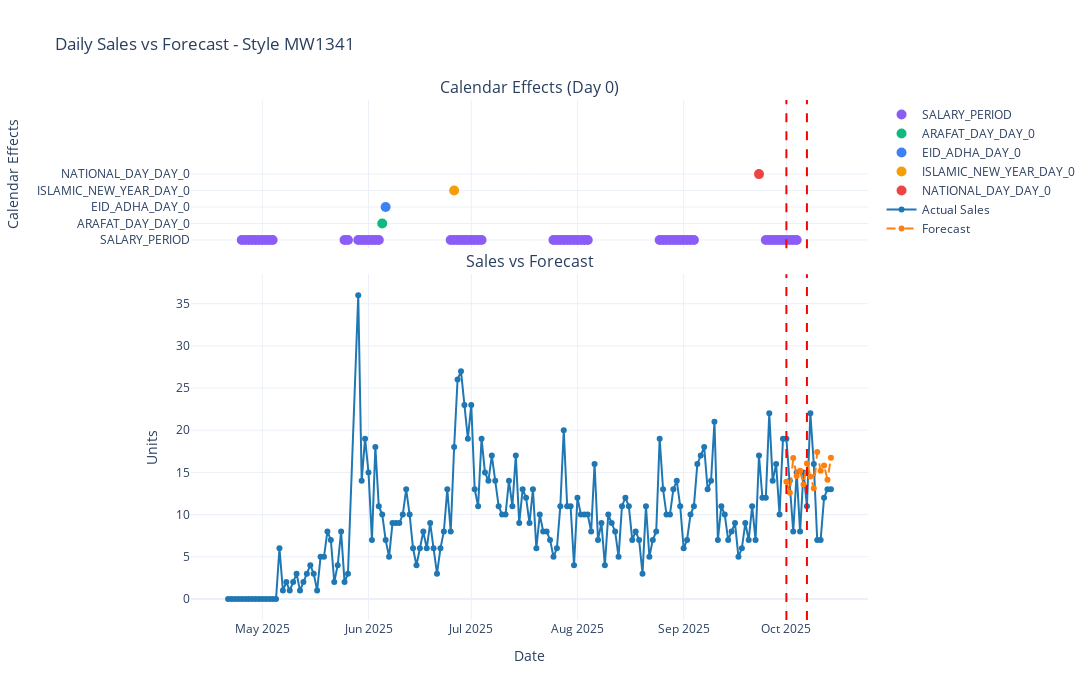

The notebook cell this image was saved under:
### Code cell
# Example usage
SELECTED_STYLE = "MW1341" 
pdf_product, plot = ED.plot_product_details_daily_short(validation_data, SELECTED_STYLE, products_df=products, EVALUATION_START_DATE=EVALUATION_START_DATE, EVALUATION_END_DATE=EVALUATION_END_DATE)
plot.show()

### Figure 1 — Plotly figure (JSON) as saved in the notebook; plotly's stock layout.template omitted (floating-point values rounded to 4 significant figures; data arrays with more than 128 entries replaced by an {"elided": "..."} marker saying what was removed)
{"data": [{"marker": {"color": "#8B5CF6", "size": 10}, "mode": "markers", "name": "SALARY_PERIOD", "showlegend": true, "type": "scatter", "x": ["2025-04-25T00:00:00", "2025-04-26T00:00:00", "2025-04-27T00:00:00", "2025-04-28T00:00:00", "2025-04-29T00:00:00", "2025-04-30T00:00:00", "2025-05-01T00:00:00", "2025-05-02T00:00:00", "2025-05-03T00:00:00", "2025-05-04T00:00:00", "2025-05-25T00:00:00", "2025-05-26T00:00:00", "2025-05-29T00:00:00", "2025-05-30T00:00:00", "2025-05-31T00:00:00", "2025-06-01T00:00:00", "2025-06-02T00:00:00", "2025-06-03T00:00:00", "2025-06-04T00:00:00", "2025-06-25T00:00:00", "2025-06-26T00:00:00", "2025-06-27T00:00:00", "2025-06-28T00:00:00", "2025-06-29T00:00:00", "2025-06-30T00:00:00", "2025-07-01T00:00:00", "2025-07-02T00:00:00", "2025-07-03T00:00:00", "2025-07-04T00:00:00", "2025-07-25T00:00:00", "2025-07-26T00:00:00", "2025-07-27T00:00:00", "2025-07-28T00:00:00", "2025-07-29T00:00:00", "2025-07-30T00:00:00", "2025-07-31T00:00:00", "2025-08-01T00:00:00", "2025-08-02T00:00:00", "2025-08-03T00:00:00", "2025-08-04T00:00:00", "2025-08-25T00:00:00", "2025-08-26T00:00:00", "2025-08-27T00:00:00", "2025-08-28T00:00:00", "2025-08-29T00:00:00", "2025-08-30T00:00:00", "2025-08-31T00:00:00", "2025-09-01T00:00:00", "2025-09-02T00:00:00", "2025-09-03T00:00:00", "2025-09-04T00:00:00", "2025-09-25T00:00:00", "2025-09-26T00:00:00", "2025-09-27T00:00:00", "2025-09-28T00:00:00", "2025-09-29T00:00:00", "2025-09-30T00:00:00", "2025-10-01T00:00:00", "2025-10-02T00:00:00", "2025-10-03T00:00:00", "2025-10-04T00:00:00"], "xaxis": "x", "y": [1, 1, 1, 1, 1, 1, 1, 1, 1, 1, 1, 1, 1, 1, 1, 1, 1, 1, 1, 1, 1, 1, 1, 1, 1, 1, 1, 1, 1, 1, 1, 1, 1, 1, 1, 1, 1, 1, 1, 1, 1, 1, 1, 1, 1, 1, 1, 1, 1, 1, 1, 1, 1, 1, 1, 1, 1, 1, 1, 1, 1], "yaxis": "y"}, {"marker": {"color": "#10B981", "size": 10}, "mode": "markers", "name": "ARAFAT_DAY_DAY_0", "showlegend": true, "type": "scatter", "x": ["2025-06-05T00:00:00"], "xaxis": "x", "y": [2], "yaxis": "y"}, {"marker": {"color": "#3B82F6", "size": 10}, "mode": "markers", "name": "EID_ADHA_DAY_0", "showlegend": true, "type": "scatter", "x": ["2025-06-06T00:00:00"], "xaxis": "x", "y": [3], "yaxis": "y"}, {"marker": {"color": "#F59E0B", "size": 10}, "mode": "markers", "name": "ISLAMIC_NEW_YEAR_DAY_0", "showlegend": true, "type": "scatter", "x": ["2025-06-26T00:00:00"], "xaxis": "x", "y": [4], "yaxis": "y"}, {"marker": {"color": "#EF4444", "size": 10}, "mode": "markers", "name": "NATIONAL_DAY_DAY_0", "showlegend": true, "type": "scatter", "x": ["2025-09-23T00:00:00"], "xaxis": "x", "y": [5], "yaxis": "y"}, {"line": {"color": "#1f77b4", "width": 2}, "marker": {"size": 6}, "mode": "lines+markers", "name": "Actual Sales", "type": "scatter", "x": {"elided": "175 str values"}, "xaxis": "x2", "y": {"elided": "175 int values"}, "yaxis": "y2"}, {"line": {"color": "#ff7f0e", "dash": "dash", "width": 2}, "marker": {"size": 6}, "mode": "lines+markers", "name": "Forecast", "type": "scatter", "x": {"elided": "175 str values"}, "xaxis": "x2", "y": {"elided": "175 float values"}, "yaxis": "y2"}], "layout": {"annotations": [{"font": {"size": 16}, "showarrow": false, "text": "Calendar Effects (Day 0)", "x": 0.5, "xanchor": "center", "xref": "paper", "y": 1, "yanchor": "bottom", "yref": "paper"}, {"font": {"size": 16}, "showarrow": false, "text": "Sales vs Forecast", "x": 0.5, "xanchor": "center", "xref": "paper", "y": 0.665, "yanchor": "bottom", "yref": "paper"}], "height": 700, "legend": {"orientation": "v", "x": 1.02, "xanchor": "left", "y": 1, "yanchor": "top"}, "shapes": [{"line": {"color": "#ff0000", "dash": "dash", "width": 2}, "type": "line", "x0": "2025-10-01T00:00:00", "x1": "2025-10-01T00:00:00", "xref": "x", "y0": 0, "y1": 1, "yref": "y domain"}, {"line": {"color": "#ff0000", "dash": "dash", "width": 2}, "type": "line", "x0": "2025-10-07T00:00:00", "x1": "2025-10-07T00:00:00", "xref": "x", "y0": 0, "y1": 1, "yref": "y domain"}, {"line": {"color": "#ff0000", "dash": "dash", "width": 2}, "type": "line", "x0": "2025-10-01T00:00:00", "x1": "2025-10-01T00:00:00", "xref": "x2", "y0": 0, "y1": 1, "yref": "y2 domain"}, {"line": {"color": "#ff0000", "dash": "dash", "width": 2}, "type": "line", "x0": "2025-10-07T00:00:00", "x1": "2025-10-07T00:00:00", "xref": "x2", "y0": 0, "y1": 1, "yref": "y2 domain"}], "title": {"text": "Daily Sales vs Forecast - Style MW1341"}, "width": 1400, "xaxis": {"anchor": "y", "domain": [0, 1], "matches": "x2", "showticklabels": false}, "xaxis2": {"anchor": "y2", "domain": [0, 1], "title": {"text": "Date"}}, "yaxis": {"anchor": "x", "domain": [0.715, 1], "range": [0.5, 9.5], "ticktext": ["SALARY_PERIOD", "ARAFAT_DAY_DAY_0", "EID_ADHA_DAY_0", "ISLAMIC_NEW_YEAR_DAY_0", "NATIONAL_DAY_DAY_0"], "tickvals": [1, 2, 3, 4, 5], "title": {"text": "Calendar Effects"}}, "yaxis2": {"anchor": "x2", "domain": [0, 0.665], "title": {"text": "Units"}}}}
